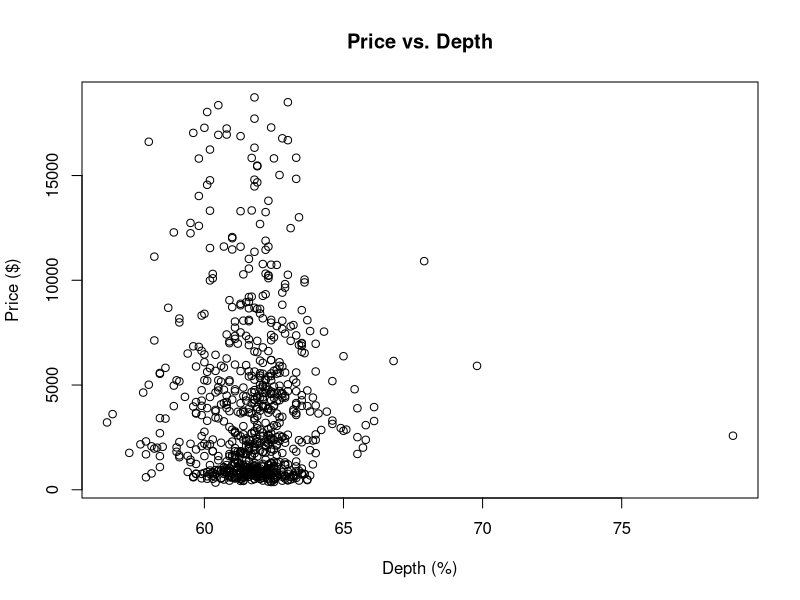
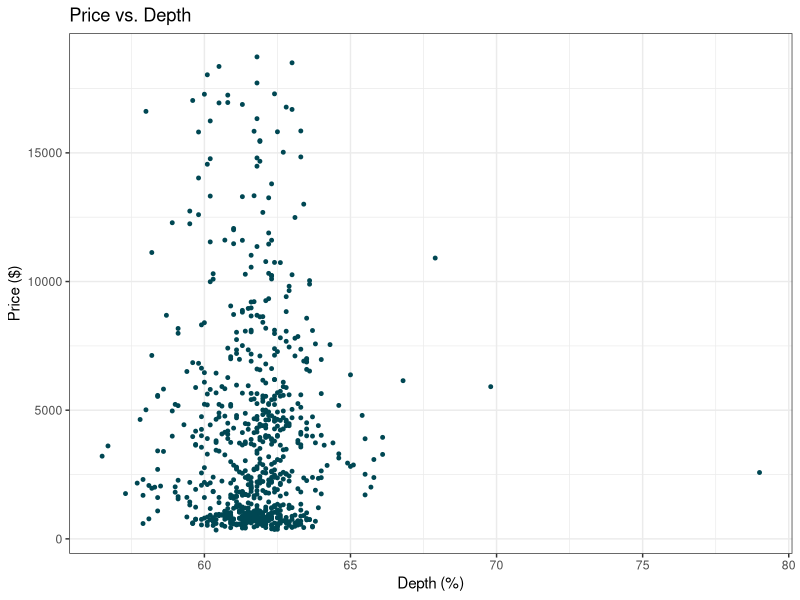

These charts were generated, in order, by the following R code:
myName <- "Danya Zhang"

library(datasets)
data("iris")

#1
iris.vers <- iris[iris$Species=="versicolor",]
ans_1 <- iris.vers

#2
sepal.dif <- iris.vers$Sepal.Length - iris.vers$Sepal.Width
ans_2 <- sepal.dif

#3
iris.vers$sepal.dif <- sepal.dif
ans_3 <- iris.vers


data("mtcars")
#4 
ans_4 <- sapply(mtcars, class)


#5
mtcars$am<- as.integer(mtcars$am)  
mtcars$cyl<- as.integer(mtcars$cyl)  
mtcars$vs<- as.integer(mtcars$vs)  
newmtc <- mtcars
ans_5 <- sapply(newmtc, class)

library(dplyr)
#6
ans_6 <- newmtc %>% 
  mutate_at(vars(drat, wt, qsec), funs(round(., 1)))


#7
ans_7 <- iris %>%
  filter(Species == "virginica", Sepal.Width > 3.5) %>%
  select(Sepal.Length:Petal.Width)

#8
ans_8 <- iris %>%
  filter(Species == "virginica", Sepal.Width > 3.5) %>%
  select(Sepal.Length:Petal.Width)

#9
ans_9 <- iris %>%
  with(which(Species == "virginica" & Sepal.Width > 3.5))

library(ggplot2)
data("diamonds")

#10
ten <- diamonds %>%
  filter(cut == "Ideal" & carat < 0.21)
  ans_10 <- nrow(ten)

#11
eleven <- diamonds %>%
  filter((x+y+z) > 40)
  ans_11 <- nrow(eleven)

#12
twelve <- diamonds %>%
  filter(price > 10 | depth >= 70)
  ans_12 <- nrow(twelve)

#13
ans_13 <- diamonds[c(67,982),] %>%
  select(color,y)

#14
ans_14 <- diamonds[c(453,792,10489),]

#15
ans_15 <- diamonds %>% 
  head(10) %>%
  select(x,y,z)

#16
newdiam <- diamonds %>%
  head(1000)
ans_16 <- newdiam


#17
ans_17 <- arrange(newdiam, price)

#18
set.seed(56)
diam750 <- diamonds %>%
  sample_n(750)
ans_18 <- diam750

#19
ans_19 <- summary(diam750)

#20
plot(diam750$depth, diam750$price, xlab="Depth (%)", ylab="Price ($)",
     main ="Price vs. Depth")


diam750 %>%
  ggplot(aes(x = depth, y = price)) +
  labs(title = "Price vs. Depth", x = "Depth (%)", y = "Price ($)") +
  geom_point(size=1, color = "#004753") +
  theme_bw()






